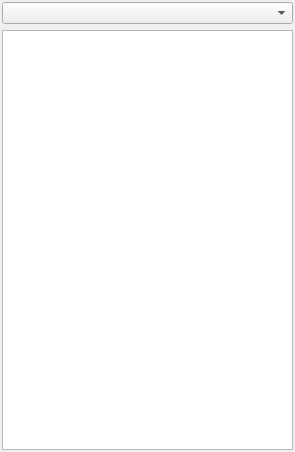
<?xml version="1.0" encoding="UTF-8"?>
<ui version="4.0">
 <class>ComponentSelector</class>
 <widget class="QWidget" name="ComponentSelector">
  <property name="geometry">
   <rect>
    <x>0</x>
    <y>0</y>
    <width>295</width>
    <height>452</height>
   </rect>
  </property>
  <property name="windowTitle">
   <string>Form</string>
  </property>
  <layout class="QVBoxLayout" name="verticalLayout_2">
   <property name="margin">
    <number>2</number>
   </property>
   <item>
    <layout class="QVBoxLayout" name="verticalLayout">
     <item>
      <widget class="QComboBox" name="data_selector"/>
     </item>
     <item>
      <widget class="GlueListWidget" name="component_selector"/>
     </item>
    </layout>
   </item>
  </layout>
 </widget>
 <customwidgets>
  <customwidget>
   <class>GlueListWidget</class>
   <extends>QListWidget</extends>
   <header>..qtutil</header>
  </customwidget>
 </customwidgets>
 <resources/>
 <connections/>
</ui>
